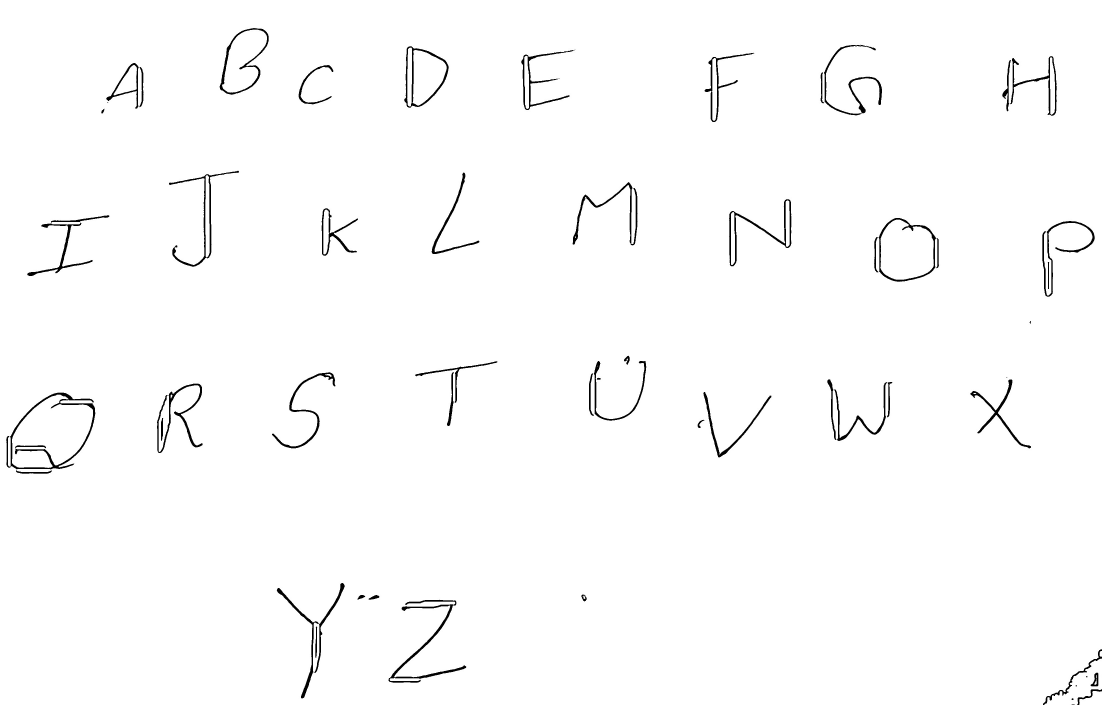
#> input picture Final.jpg, 3304 x 2114 px (shown at 1/3 size)
$ jupyter execute Existing_methods_for_sorting.ipynb   (older library calls are emulated)
#> lines starting #> are read from the running program, lines starting #| are printed output that depends on the picture; after the words box and inside, x2 and y2 are one past the last pixel; in counts of white or black regions, pixels touching at a corner belong together
[cell 1]
import cv2
import numpy as np
import imutils

[cell 2]
image = cv2.imread("Final.jpg")
#> image is the input picture: shape (2114, 3304, 3); min 0, max 255, mean 251.4
gray = cv2.cvtColor(image, cv2.COLOR_BGR2GRAY)
gray = cv2.GaussianBlur(gray, (7, 7), 0)

[cell 3]
ret,thresh1 = cv2.threshold(gray ,127,255,cv2.THRESH_BINARY_INV)
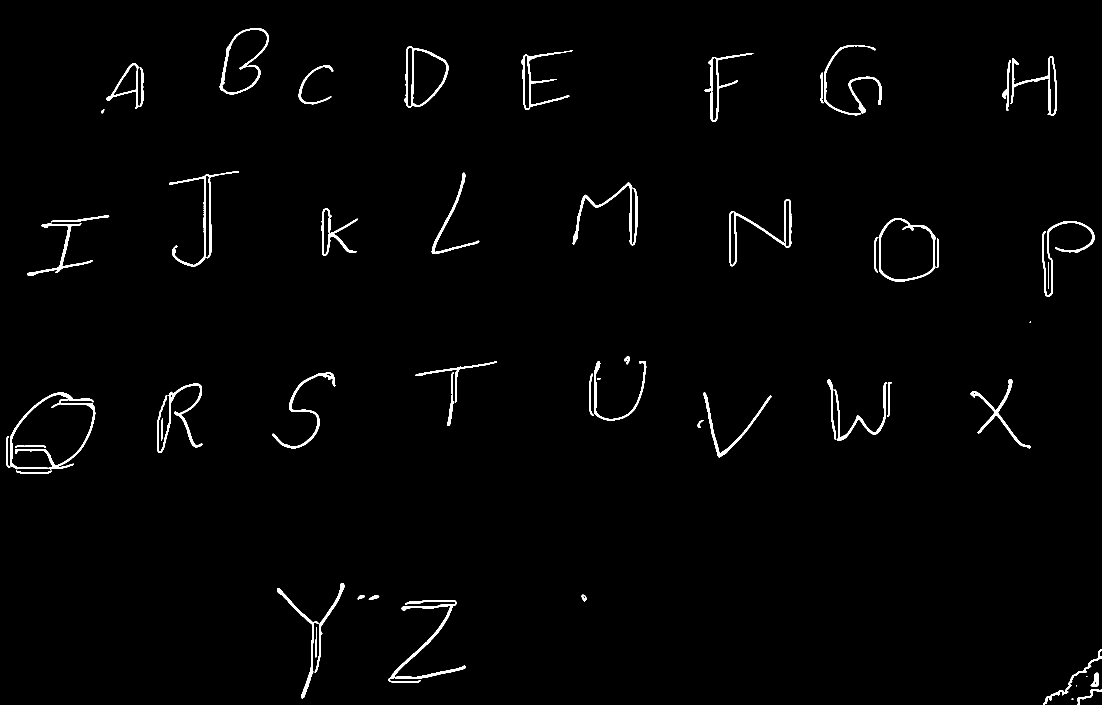
#> thresh1: shape (2114, 3304) (shown at 1/3 size); 1.4% white; 58 white regions (4 under 20 px), largest, box (x1, y1, x2, y2) and area: (31, 1178, 286, 1408) 6161, (1166, 1800, 1398, 2048) 5526, (507, 513, 717, 800) 4067

[cell 4]
dilate = cv2.dilate(thresh1, None, iterations=2)
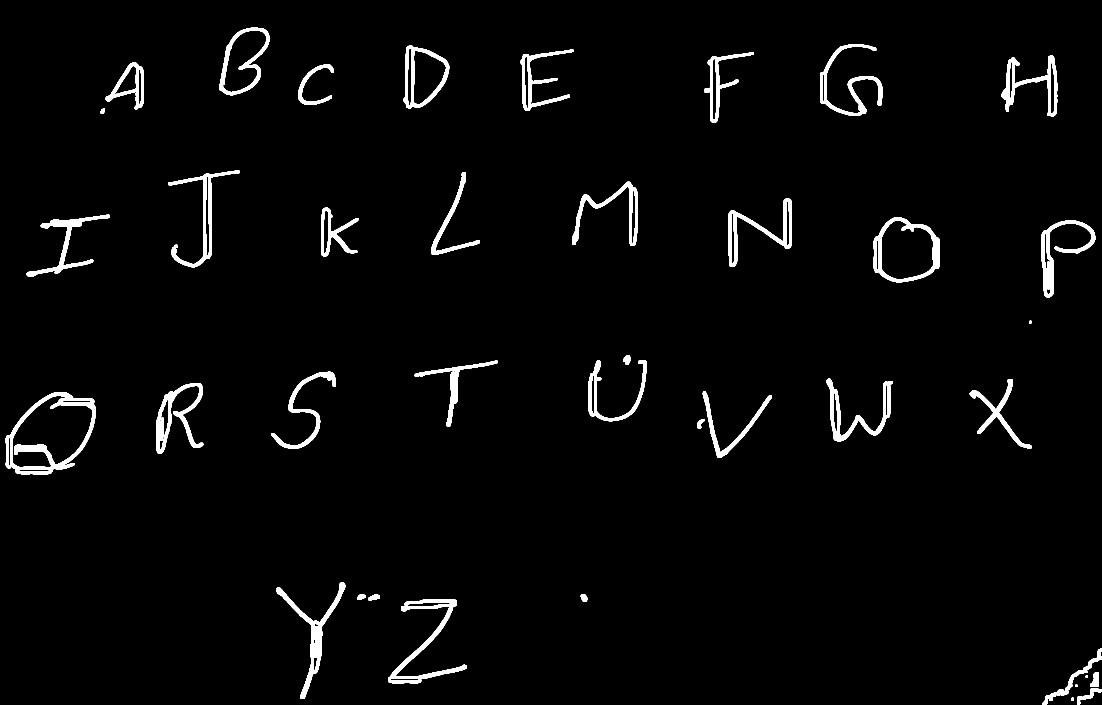
#> dilate: shape (2114, 3304) (shown at 1/3 size); 2.7% white; 42 white regions

[cell 5]
cnts = cv2.findContours(dilate.copy(), cv2.RETR_EXTERNAL,
    cv2.CHAIN_APPROX_SIMPLE)
#> cnts = 39 contours; largest, box (x1, y1, x2, y2) and area: (17, 1176, 288, 1423) 48216, (2621, 652, 2819, 847) 30494, (657, 82, 808, 286) 20217, (1211, 137, 1348, 325) 18448, (1164, 1798, 1400, 2050) 10709
cnts = cnts[0] if imutils.is_cv2() else cnts[1]

[cell 6]
sorted_ctrs = sorted(cnts, key=lambda ctr: cv2.boundingRect(ctr)[0] + cv2.boundingRect(ctr)[1] * image.shape[1] )
#> sorted_ctrs has the same summary as cnts

[cell 7]
orig = image.copy()
i = 0
for cnt in sorted_ctrs:
    # Check the area of contour, if it is very small ignore it
    if(cv2.contourArea(cnt) < 400):
        continue

    # Filtered countours are detected
    x,y,w,h = cv2.boundingRect(cnt)

    # Taking ROI of the cotour
    roi = image[y:y+h, x:x+w]

    # Mark them on the image if you want
    cv2.rectangle(orig,(x,y),(x+w,y+h),(0,255,0),2)

    # Save your contours or characters
    cv2.imwrite("Sort-by-builtin-func/roi" + str(i) + ".png", roi)

    i = i + 1
#> this loop made 39 passes
#> (x, y, w, h) on passes 1, 2, 3, 4, 5, 6, 7, 8, 10, 11, 12, 13: (657, 82, 151, 204), (2460, 133, 188, 215), (1211, 137, 137, 188), (1562, 149, 159, 183), (2112, 157, 150, 211), (3005, 167, 167, 182), (317, 187, 115, 141), (894, 193, 108, 122), (505, 511, 214, 291), (1293, 516, 147, 248), (1716, 545, 198, 193), (2185, 596, 191, 205)
#> cnt on passes 36 to 37: [[3257, 2027], [3257, 2032], [3263, 2032], [3263, 2027]], [[3226, 2054], [3226, 2060], [3231, 2060], [3231, 2054]]
#> pass 1, `roi = image[y:y+h, x:x+w]`:
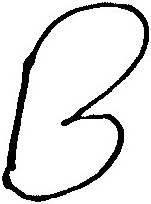
#> roi: shape (204, 151, 3); min 0, max 255, mean 226.8
#> pass 2, `roi = image[y:y+h, x:x+w]`:
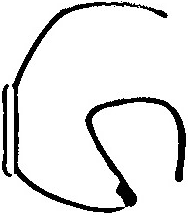
#> roi: shape (215, 188, 3); min 0, max 255, mean 229.5
#> pass 3, `roi = image[y:y+h, x:x+w]`:
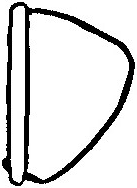
#> roi: shape (188, 137, 3); min 0, max 255, mean 220.8
#> after the loop:
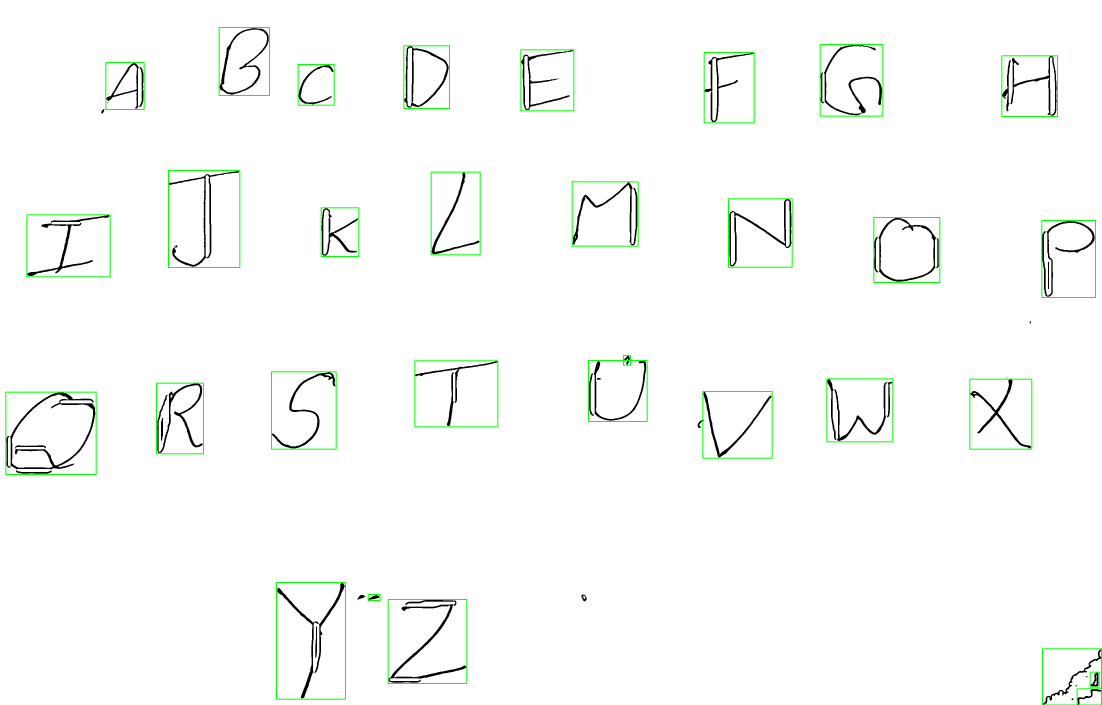
#> orig: shape (2114, 3304, 3) (shown at 1/3 size); mean B, G, R 249.1, 251.4, 249.1
#> after the loop, i = 31

[cell 8]
cv2.imwrite("box.jpg",orig)
#> Out = True

[cell 9]
i = 0  # 1 for top to bottom and 0 for left to right sort
reverse = False
boundingBoxes = [cv2.boundingRect(c) for c in cnts]
#> boundingBoxes = 39 items, first 6: (3213, 2093, 9, 9), (3231, 2066, 73, 48), (3226, 2054, 6, 7), (3257, 2027, 7, 6), (3270, 2016, 27, 45), (3127, 1946, 177, 168)
(cnts_new, boundingBoxes) = zip(*sorted(zip(cnts, boundingBoxes),key=lambda b:b[1][i], reverse=reverse))
#> cnts_new has the same summary as cnts; boundingBoxes = 39 items, first 6: (17, 1176, 271, 247), (80, 644, 250, 186), (302, 325, 13, 17), (317, 187, 115, 141), (469, 1149, 141, 212), (505, 511, 214, 291)

[cell 10]
i = 0
for cnt in cnts_new:
    # Check the area of contour, if it is very small ignore it
    if(cv2.contourArea(cnt) < 400):
        continue

    # Filtered countours are detected
    x,y,w,h = cv2.boundingRect(cnt)

    # Taking ROI of the cotour
    roi = image[y:y+h, x:x+w]

    # Save your contours or characters
    cv2.imwrite("Left-to-right-sort/roi" + str(i) + ".png", roi)

    i = i + 1
#> this loop made 39 passes
#> (x, y, w, h) on passes 1, 2, 4, 5, 6, 7, 8, 9, 10, 11, 13, 14: (17, 1176, 271, 247), (80, 644, 250, 186), (317, 187, 115, 141), (469, 1149, 141, 212), (505, 511, 214, 291), (657, 82, 151, 204), (814, 1115, 194, 232), (829, 1747, 207, 350), (894, 193, 108, 122), (963, 623, 113, 146), (1104, 1783, 36, 18), (1164, 1798, 236, 252)
#> pass 1, `roi = image[y:y+h, x:x+w]`:
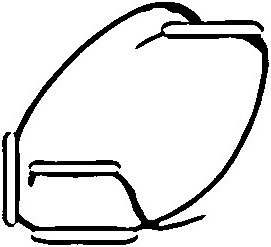
#> roi: shape (247, 271, 3); min 0, max 255, mean 226.3
#> pass 2, `roi = image[y:y+h, x:x+w]`:
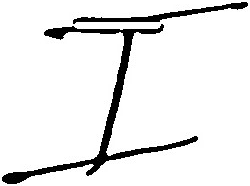
#> roi: shape (186, 250, 3); min 0, max 255, mean 234.4
#> after the loop, i = 31

[cell 11]
i = 1  # 1 for top to bottom and 0 for left to right sort
reverse = False
boundingBoxes = [cv2.boundingRect(c) for c in cnts]
#> boundingBoxes = 39 items, first 6: (3213, 2093, 9, 9), (3231, 2066, 73, 48), (3226, 2054, 6, 7), (3257, 2027, 7, 6), (3270, 2016, 27, 45), (3127, 1946, 177, 168)
(cnts_new, boundingBoxes) = zip(*sorted(zip(cnts, boundingBoxes),key=lambda b:b[1][i], reverse=reverse))
#> boundingBoxes = 39 items, first 6: (657, 82, 151, 204), (2460, 133, 188, 215), (1211, 137, 137, 188), (1562, 149, 159, 183), (2112, 157, 150, 211), (3005, 167, 167, 182)

[cell 12]
i = 0
for cnt in cnts_new:
    # Check the area of contour, if it is very small ignore it
    if(cv2.contourArea(cnt) < 400):
        continue

    # Filtered countours are detected
    x,y,w,h = cv2.boundingRect(cnt)

    # Taking ROI of the cotour
    roi = image[y:y+h, x:x+w]

    # Save your contours or characters
    cv2.imwrite("Top-to-bottom-sort/roi" + str(i) + ".png", roi)

    i = i + 1
#> after the loop, i = 31
